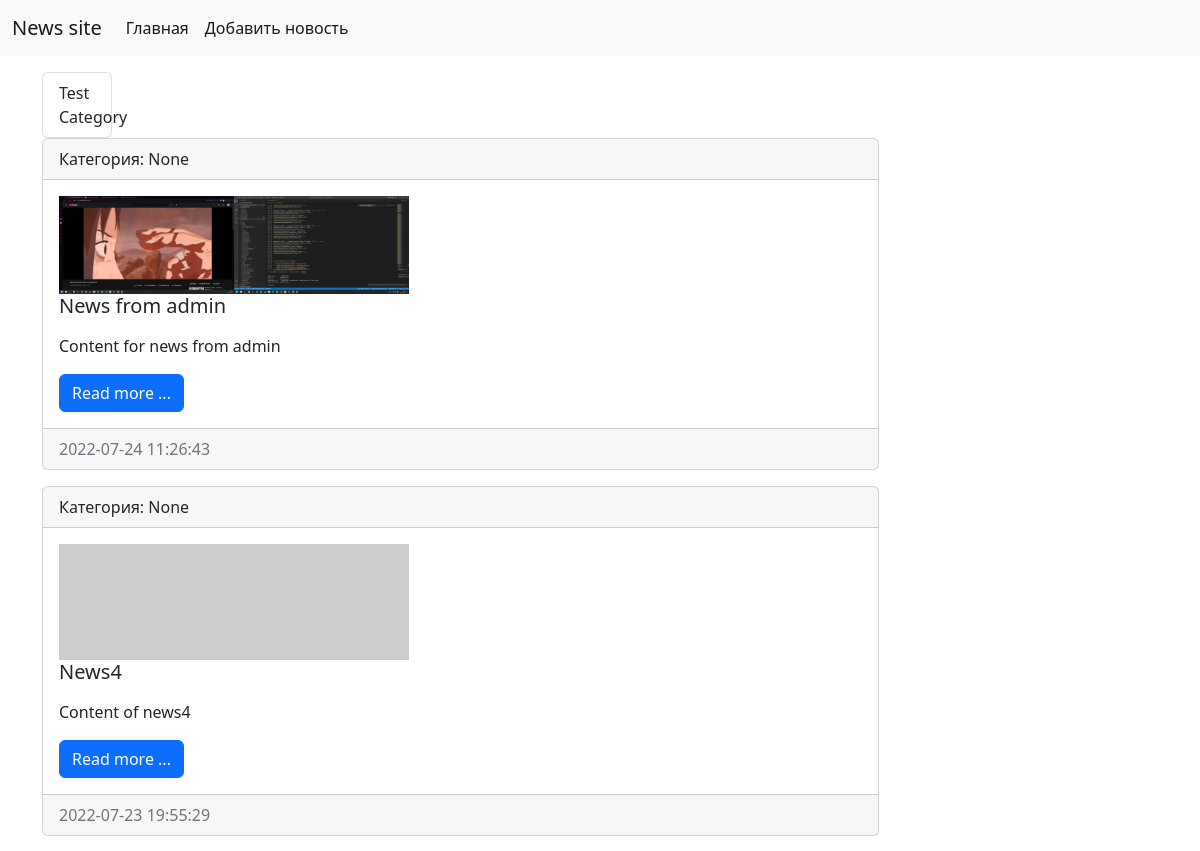
Before: /news/ (upper part) with the older database file.
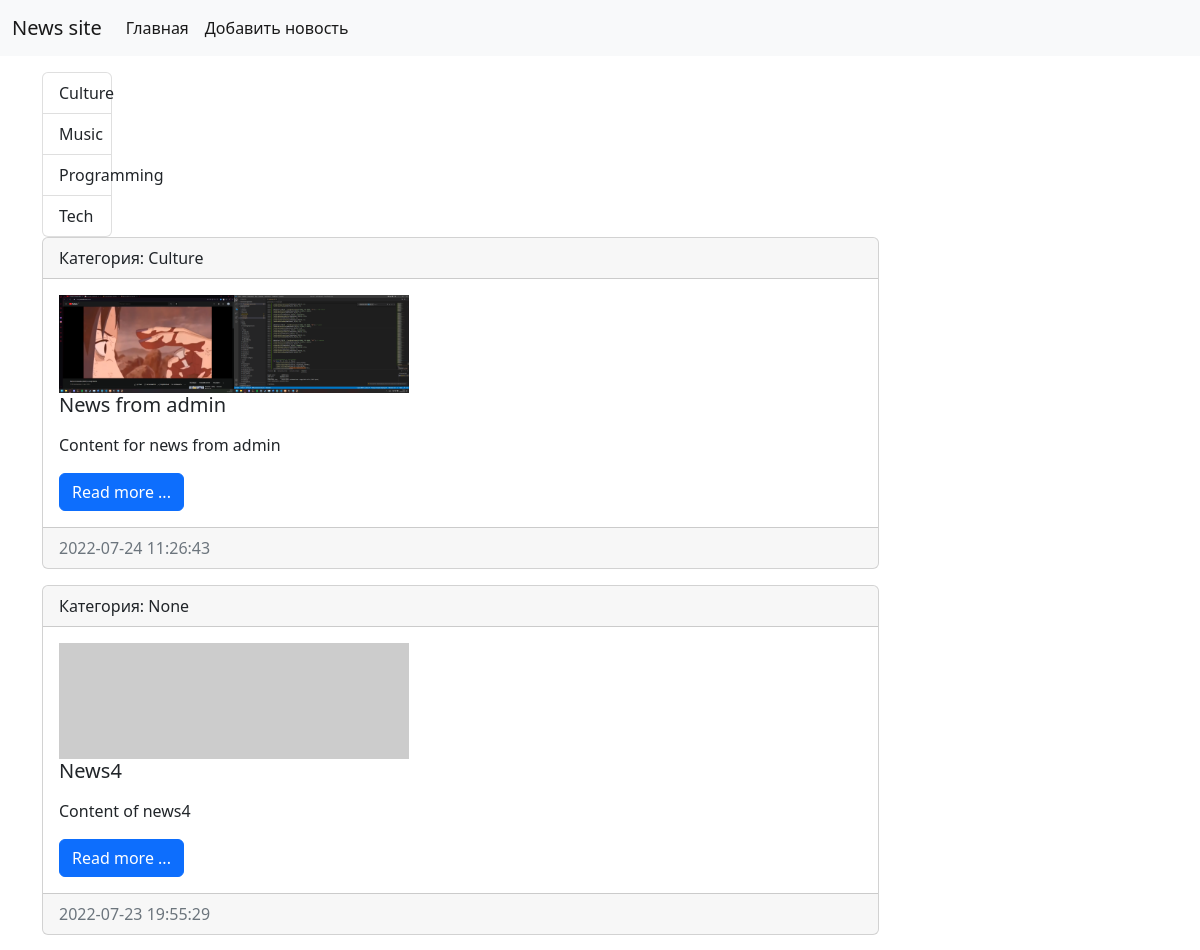
After: the same page with the newer database file.
### news/models.py (models this page shows, shortened)
class Category(models.Model):
    title = models.CharField( max_length = 150, verbose_name = 'Category Title', db_index = True )
    def __str__(self):
        return self.title
    class Meta:
        verbose_name = 'Category'
        verbose_name_plural = 'Categories'
        ordering = ['title']

class News(models.Model):
    title = models.CharField( max_length = 150 , verbose_name = 'Title' )
    content = models.TextField( blank = True, verbose_name = 'Content' )
    created_at = models.DateTimeField( auto_now_add = True, verbose_name = 'Created At' )
    updated_at = models.DateTimeField( auto_now = True, verbose_name = 'Updated At' )
    photo = models.ImageField( upload_to = 'photos/%Y/%m/%d/', blank = True, verbose_name = 'Photo')
    is_published = models.BooleanField( default = True, verbose_name = 'Is Published' )
    category = models.ForeignKey('Category', on_delete = models.PROTECT, null = True, blank = True)
    def get_absolute_url(self):
        return reverse('view_news', kwargs = {'news_id': self.pk})
    class Meta:
        verbose_name = 'News list'
        verbose_name_plural = 'News lists'
        ordering = ['-created_at']

### news/views.py (the view)
# urls.py: path('', index, name = 'home'),
def index(request):
    news = News.objects.all()
    context = {
        'news': news,
        'title': 'List of news',
    }
    return render(request, 'news/index.html', context=context)

### news/templatetags/news_tags.py (called while the page is built)
@register.simple_tag( name = 'get_list_categories' )
def get_categories():
    return Category.objects.all()

### news/templates/news/index.html (shortened to what this page needs)
{% extends 'base.html' %}
{% block sidebar %}
    {% include 'inc/_sidebar.html' %}
{% endblock %}
{% block content %}
{% for item in news %}
<div class="card mb-3">
    <div class="card-header">
        Категория: {{item.category}}
    </div>
    <div class="card-body">
        <div class = "media">
            {% if item.photo %}
            <img src = "{{item.photo.url}}" alt = "", width = "350" class = "mr-3">
            {% else %}
            <img src = "https://picsum.photos/id/1060/350/300/?blur2", width = "350">
            {% endif %}
            <h5 class="card-title">{{item.title}}</h5>
            <p class="card-text">{{item.content | safe | linebreaks | truncatewords:50 }}</p>
            <a href=" {{ item.get_absolute_url }} " class="btn btn-primary">Read more ...</a>
        </div>
    </div>
    <div class="card-footer text-muted">
        {{item.created_at|date:'Y-m-d H:i:s'}}
    </div>
</div>
{% endfor %}
{% endblock %}

### templates/inc/_sidebar.html
{% load news_tags %}
<div class = 'col-md-3'>
    <div class = 'list-group'>
        {% get_list_categories as categories %}
        {% for item in categories %}
            <a href = {% url 'category' item.pk %} class = 'list-group-item list-group-item-action'>{{item.title}}</a>
        {% endfor %}
    </div>
</div>

Changed rows visible on the page:
removed Category: title "Test Category"
added Category: title "Culture"
added Category: title "Music"
added Category: title "Programming"
added Category: title "Tech"
changed News "News from admin": category "None" → "Culture"
